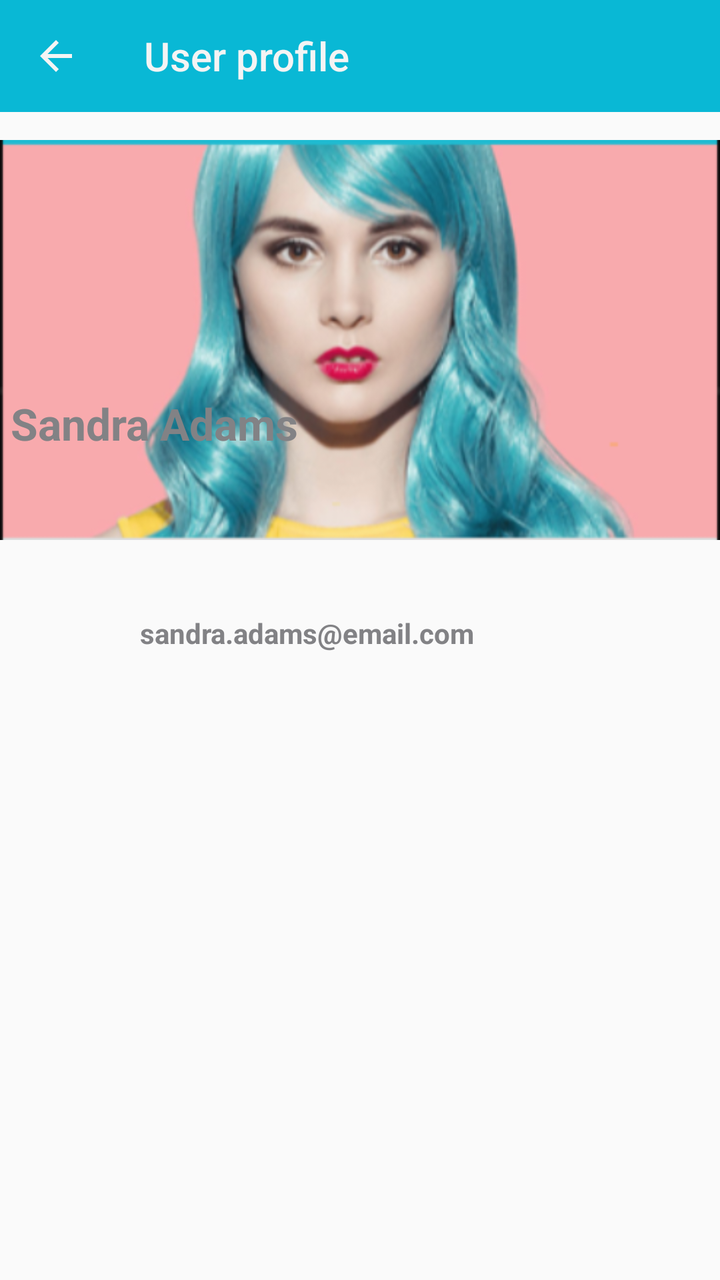
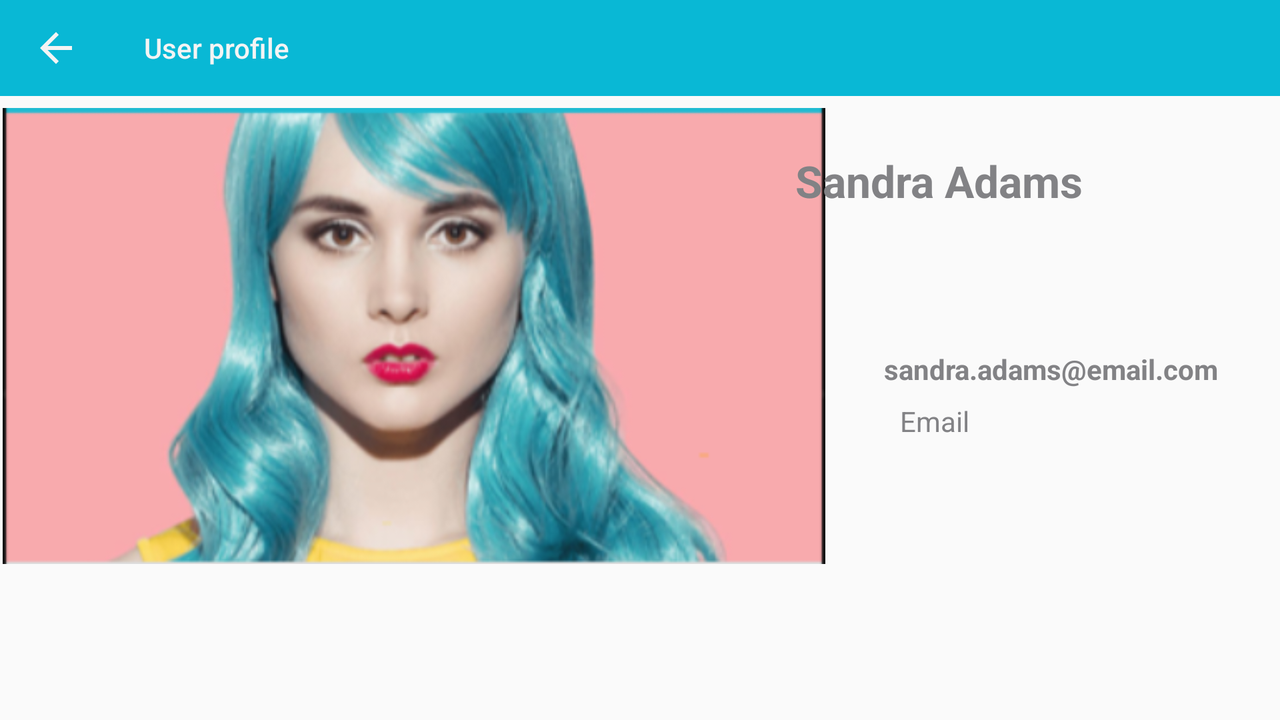

Compare how this app lays out the same screen by default and in its alternative resource folder. The renders come first, then the two layout files and the values they reference.
<!-- AndroidManifest.xml: application theme AppTheme -->
<!-- res/layout/activity_profile_screen.xml -->
<?xml version="1.0" encoding="utf-8"?>
<RelativeLayout xmlns:android="http://schemas.android.com/apk/res/android"
    xmlns:app="http://schemas.android.com/apk/res-auto"
    xmlns:tools="http://schemas.android.com/tools"
    android:layout_width="match_parent"
    android:layout_height="match_parent"
    tools:context=".ProfileScreen">

    <include
    android:id="@+id/toolbar_profile"
    layout="@layout/toolbar_profile"
    />

    <ImageView
        android:id="@+id/imageView3"
        android:layout_width="414dp"
        android:layout_height="228dp"
        android:layout_alignParentTop="true"
        android:layout_marginTop="56dp"
        app:srcCompat="@drawable/profile_screen"
        tools:layout_editor_absoluteX="-3dp"
        tools:layout_editor_absoluteY="45dp" />

    <TextView
        android:id="@+id/text1"
        android:layout_width="408dp"
        android:layout_height="36dp"
        android:layout_alignParentBottom="true"
        android:layout_marginBottom="407dp"
        android:text=" Sandra Adams"
        android:textColor="@color/gris"
        android:textSize="22dp"
        android:textStyle="bold" />

    <TextView
        android:id="@+id/text2"
        android:layout_width="368dp"
        android:layout_height="23dp"
        android:layout_alignParentBottom="true"
        android:layout_marginBottom="310dp"
        android:paddingLeft="70dp"
        android:text="sandra.adams@email.com"
        android:textColor="@color/gris"
        android:textStyle="bold" />

    <TextView
        android:id="@+id/text3"
        android:layout_width="match_parent"
        android:layout_height="19dp"
        android:layout_alignParentTop="true"
        android:layout_alignParentBottom="true"
        android:layout_marginTop="380dp"
        android:layout_marginBottom="332dp"
        android:paddingLeft="70dp"
        android:text="Email"
        android:textColor="@color/gris" />


</RelativeLayout>
<!-- res/layout/toolbar_profile.xml (included above) -->
<?xml version="1.0" encoding="utf-8"?>
<androidx.appcompat.widget.Toolbar xmlns:android="http://schemas.android.com/apk/res/android"
    android:layout_width="match_parent"
    android:layout_height="wrap_content"
    xmlns:app="http://schemas.android.com/apk/res-auto"
    android:background="@color/colorFondo"
    app:title="User profile"
    app:navigationIcon="?attr/homeAsUpIndicator"
    app:titleTextColor="@color/white"
    app:popupTheme="@menu/main"



    />
<!-- resources referenced by this layout -->
<resources>
  <color name="colorFondo">#09b8d5</color>
  <color name="gris">#828285</color>
  <color name="white">#F4F4F4</color>
  <!-- drawable profile_screen: png bitmap (drawable, 167188 bytes) -->
  <style name="AppTheme" parent="Theme.AppCompat.Light.DarkActionBar">
          
          <item name="colorPrimary">@color/colorPrimary</item>
          <item name="colorPrimaryDark">@color/colorPrimaryDark</item>
          <item name="colorAccent">@color/colorAccent</item>
          name="BaseTheme" parent="Theme.AppCompat.Light.NoActionBar"&gt;
          <item name="colorControlNormal">@color/white</item>
      </style>
  <color name="colorPrimary">#6200EE</color>
  <color name="colorPrimaryDark">#3700B3</color>
  <color name="colorAccent">#03DAC5</color>
</resources>
<!-- res/layout-land/activity_profile_screen.xml (the repository's variant of the layout above) -->
<!-- drawn on the phone turned sideways -->
<?xml version="1.0" encoding="utf-8"?>
<RelativeLayout xmlns:android="http://schemas.android.com/apk/res/android"
    xmlns:app="http://schemas.android.com/apk/res-auto"
    xmlns:tools="http://schemas.android.com/tools"
    android:layout_width="match_parent"
    android:layout_height="match_parent"
    tools:context=".ProfileScreen">

    <include
    android:id="@+id/toolbar_profile"
    layout="@layout/toolbar_profile"
    />

    <ImageView
        android:id="@+id/imageView3"
        android:layout_width="414dp"
        android:layout_height="228dp"
        android:layout_alignParentTop="true"
        android:layout_marginTop="54dp"
        app:srcCompat="@drawable/profile_screen"
        tools:layout_editor_absoluteX="-3dp"
        tools:layout_editor_absoluteY="45dp"
        android:contentDescription="@string/todo" />

    <TextView
        android:id="@+id/text1"
        android:layout_width="247dp"
        android:layout_height="wrap_content"
        android:layout_alignParentEnd="true"
        android:layout_alignParentRight="true"
        android:layout_alignParentBottom="true"
        android:layout_marginEnd="-5dp"
        android:layout_marginRight="-5dp"
        android:layout_marginBottom="255dp"
        android:text="@string/sandra_adams"
        android:textColor="@color/gris"
        android:textSize="22sp"
        android:textStyle="bold" />

    <TextView
        android:id="@+id/text2"
        android:layout_width="268dp"
        android:layout_height="wrap_content"
        android:layout_alignParentEnd="true"
        android:layout_alignParentRight="true"
        android:layout_alignParentBottom="true"
        android:layout_marginEnd="0dp"
        android:layout_marginRight="0dp"
        android:layout_marginBottom="166dp"
        android:paddingLeft="70dp"
        android:text="@string/sandra_adams_email_com"
        android:textColor="@color/gris"
        android:textStyle="bold"
        android:paddingStart="70dp" />

    <TextView
        android:id="@+id/text3"
        android:layout_width="131dp"
        android:layout_height="wrap_content"
        android:layout_alignParentTop="true"
        android:layout_alignParentEnd="true"
        android:layout_alignParentRight="true"
        android:layout_marginTop="201dp"
        android:layout_marginEnd="129dp"
        android:layout_marginRight="129dp"
        android:paddingLeft="70dp"
        android:text="@string/email"
        android:textColor="@color/gris"
        android:paddingStart="70dp" />


</RelativeLayout>
<!-- resources referenced by the variant -->
<!-- as the phone turned sideways resolves them -->
<resources>
  <color name="colorFondo">#09b8d5</color>
  <color name="gris">#828285</color>
  <color name="white">#F4F4F4</color>
  <!-- drawable profile_screen: png bitmap (drawable, 167188 bytes) -->
  <string name="email" translatable="false">Email</string>
  <string name="sandra_adams" translatable="false">Sandra Adams</string>
  <string name="sandra_adams_email_com" translatable="false">sandra.adams@email.com</string>
  <string name="todo">TODO</string>
  <style name="AppTheme" parent="Theme.AppCompat.Light.DarkActionBar">
          
          <item name="colorPrimary">@color/colorPrimary</item>
          <item name="colorPrimaryDark">@color/colorPrimaryDark</item>
          <item name="colorAccent">@color/colorAccent</item>
          name="BaseTheme" parent="Theme.AppCompat.Light.NoActionBar"&gt;
          <item name="colorControlNormal">@color/white</item>
      </style>
  <color name="colorPrimary">#6200EE</color>
  <color name="colorPrimaryDark">#3700B3</color>
  <color name="colorAccent">#03DAC5</color>
</resources>
